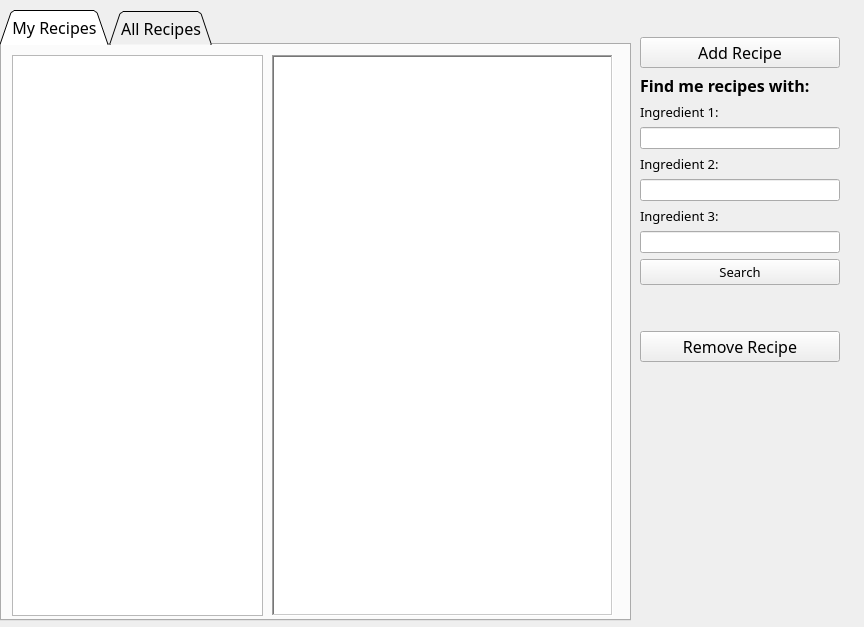
<?xml version="1.0" encoding="UTF-8"?>
<ui version="4.0">
 <class>MainWindow</class>
 <widget class="QMainWindow" name="MainWindow">
  <property name="geometry">
   <rect>
    <x>0</x>
    <y>0</y>
    <width>864</width>
    <height>627</height>
   </rect>
  </property>
  <property name="windowTitle">
   <string>MainWindow</string>
  </property>
  <widget class="QWidget" name="centralwidget">
   <widget class="QTabWidget" name="tabWidget">
    <property name="geometry">
     <rect>
      <x>0</x>
      <y>10</y>
      <width>631</width>
      <height>611</height>
     </rect>
    </property>
    <property name="font">
     <font>
      <family>Book Antiqua</family>
      <pointsize>12</pointsize>
     </font>
    </property>
    <property name="tabShape">
     <enum>QTabWidget::Triangular</enum>
    </property>
    <property name="currentIndex">
     <number>0</number>
    </property>
    <widget class="QWidget" name="tabMyRecipes">
     <attribute name="title">
      <string>My Recipes</string>
     </attribute>
     <widget class="QListWidget" name="recipeList">
      <property name="geometry">
       <rect>
        <x>10</x>
        <y>10</y>
        <width>251</width>
        <height>561</height>
       </rect>
      </property>
      <property name="font">
       <font>
        <family>Book Antiqua</family>
        <pointsize>11</pointsize>
       </font>
      </property>
     </widget>
     <widget class="QPlainTextEdit" name="recipeDisplay">
      <property name="geometry">
       <rect>
        <x>270</x>
        <y>10</y>
        <width>341</width>
        <height>561</height>
       </rect>
      </property>
      <property name="autoFillBackground">
       <bool>true</bool>
      </property>
      <property name="frameShape">
       <enum>QFrame::WinPanel</enum>
      </property>
      <property name="lineWidth">
       <number>0</number>
      </property>
      <property name="readOnly">
       <bool>true</bool>
      </property>
      <property name="backgroundVisible">
       <bool>false</bool>
      </property>
      <property name="centerOnScroll">
       <bool>false</bool>
      </property>
     </widget>
    </widget>
    <widget class="QWidget" name="tabAllRecipes">
     <attribute name="title">
      <string>All Recipes</string>
     </attribute>
     <widget class="QListWidget" name="recipeList_2">
      <property name="geometry">
       <rect>
        <x>10</x>
        <y>10</y>
        <width>251</width>
        <height>561</height>
       </rect>
      </property>
      <property name="font">
       <font>
        <family>Book Antiqua</family>
        <pointsize>11</pointsize>
       </font>
      </property>
     </widget>
     <widget class="QPlainTextEdit" name="recipeDisplay_2">
      <property name="geometry">
       <rect>
        <x>270</x>
        <y>10</y>
        <width>341</width>
        <height>561</height>
       </rect>
      </property>
      <property name="autoFillBackground">
       <bool>true</bool>
      </property>
      <property name="frameShape">
       <enum>QFrame::WinPanel</enum>
      </property>
      <property name="lineWidth">
       <number>0</number>
      </property>
      <property name="readOnly">
       <bool>true</bool>
      </property>
      <property name="backgroundVisible">
       <bool>false</bool>
      </property>
      <property name="centerOnScroll">
       <bool>false</bool>
      </property>
     </widget>
    </widget>
   </widget>
   <widget class="QWidget" name="verticalLayoutWidget">
    <property name="geometry">
     <rect>
      <x>640</x>
      <y>37</y>
      <width>200</width>
      <height>581</height>
     </rect>
    </property>
    <layout class="QVBoxLayout" name="verticalLayout">
     <item>
      <widget class="QPushButton" name="btnAdd">
       <property name="font">
        <font>
         <family>Book Antiqua</family>
         <pointsize>12</pointsize>
        </font>
       </property>
       <property name="text">
        <string>Add Recipe</string>
       </property>
      </widget>
     </item>
     <item>
      <widget class="QLabel" name="label">
       <property name="font">
        <font>
         <family>Book Antiqua</family>
         <pointsize>12</pointsize>
         <weight>75</weight>
         <bold>true</bold>
        </font>
       </property>
       <property name="autoFillBackground">
        <bool>true</bool>
       </property>
       <property name="text">
        <string>Find me recipes with:</string>
       </property>
      </widget>
     </item>
     <item>
      <widget class="QLabel" name="label_2">
       <property name="font">
        <font>
         <family>Book Antiqua</family>
         <pointsize>10</pointsize>
        </font>
       </property>
       <property name="text">
        <string>Ingredient 1:</string>
       </property>
      </widget>
     </item>
     <item>
      <widget class="QLineEdit" name="ingredientOne"/>
     </item>
     <item>
      <widget class="QLabel" name="label_3">
       <property name="font">
        <font>
         <family>Book Antiqua</family>
         <pointsize>10</pointsize>
        </font>
       </property>
       <property name="text">
        <string>Ingredient 2:</string>
       </property>
      </widget>
     </item>
     <item>
      <widget class="QLineEdit" name="ingredientTwo"/>
     </item>
     <item>
      <widget class="QLabel" name="label_4">
       <property name="font">
        <font>
         <family>Book Antiqua</family>
         <pointsize>10</pointsize>
        </font>
       </property>
       <property name="text">
        <string>Ingredient 3:</string>
       </property>
      </widget>
     </item>
     <item>
      <widget class="QLineEdit" name="ingredientThree"/>
     </item>
     <item>
      <widget class="QPushButton" name="btnSearch">
       <property name="font">
        <font>
         <family>Book Antiqua</family>
         <pointsize>10</pointsize>
        </font>
       </property>
       <property name="text">
        <string>Search</string>
       </property>
      </widget>
     </item>
     <item>
      <spacer name="verticalSpacer">
       <property name="orientation">
        <enum>Qt::Vertical</enum>
       </property>
       <property name="sizeType">
        <enum>QSizePolicy::Fixed</enum>
       </property>
       <property name="sizeHint" stdset="0">
        <size>
         <width>20</width>
         <height>40</height>
        </size>
       </property>
      </spacer>
     </item>
     <item>
      <widget class="QPushButton" name="btnRemoveRecipe">
       <property name="font">
        <font>
         <family>Book Antiqua</family>
         <pointsize>12</pointsize>
        </font>
       </property>
       <property name="text">
        <string>Remove Recipe</string>
       </property>
      </widget>
     </item>
     <item>
      <spacer name="verticalSpacer_2">
       <property name="orientation">
        <enum>Qt::Vertical</enum>
       </property>
       <property name="sizeHint" stdset="0">
        <size>
         <width>20</width>
         <height>40</height>
        </size>
       </property>
      </spacer>
     </item>
    </layout>
   </widget>
  </widget>
 </widget>
 <resources/>
 <connections/>
</ui>
